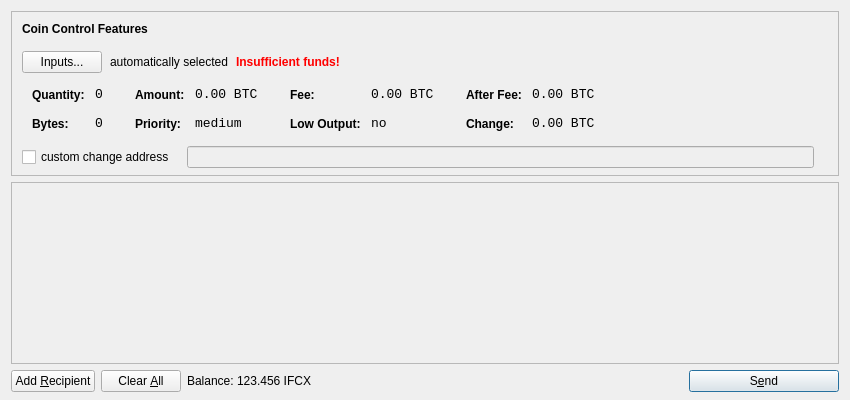
<?xml version="1.0" encoding="UTF-8"?>
<ui version="4.0">
 <class>SendCoinsDialog</class>
 <widget class="QDialog" name="SendCoinsDialog">
  <property name="geometry">
   <rect>
    <x>0</x>
    <y>0</y>
    <width>850</width>
    <height>400</height>
   </rect>
  </property>
  <property name="windowTitle">
   <string>Send Coins</string>
  </property>
  <layout class="QVBoxLayout" name="verticalLayout" stretch="0,1,0">
   <property name="bottomMargin">
    <number>8</number>
   </property>
   <item>
    <widget class="QFrame" name="frameCoinControl">
     <property name="sizePolicy">
      <sizepolicy hsizetype="Expanding" vsizetype="Expanding">
       <horstretch>0</horstretch>
       <verstretch>0</verstretch>
      </sizepolicy>
     </property>
     <property name="maximumSize">
      <size>
       <width>16777215</width>
       <height>16777215</height>
      </size>
     </property>
     <property name="frameShape">
      <enum>QFrame::StyledPanel</enum>
     </property>
     <property name="frameShadow">
      <enum>QFrame::Sunken</enum>
     </property>
     <layout class="QVBoxLayout" name="verticalLayoutCoinControl2">
      <property name="spacing">
       <number>-1</number>
      </property>
      <property name="leftMargin">
       <number>0</number>
      </property>
      <property name="topMargin">
       <number>0</number>
      </property>
      <property name="rightMargin">
       <number>0</number>
      </property>
      <property name="bottomMargin">
       <number>6</number>
      </property>
      <item>
       <layout class="QVBoxLayout" name="verticalLayoutCoinControl" stretch="0,0,0,0,1">
        <property name="spacing">
         <number>0</number>
        </property>
        <property name="leftMargin">
         <number>10</number>
        </property>
        <property name="topMargin">
         <number>10</number>
        </property>
        <item>
         <layout class="QHBoxLayout" name="horizontalLayoutCoinControl1">
          <property name="bottomMargin">
           <number>15</number>
          </property>
          <item>
           <widget class="QLabel" name="labelCoinControlFeatures">
            <property name="sizePolicy">
             <sizepolicy hsizetype="Preferred" vsizetype="Maximum">
              <horstretch>0</horstretch>
              <verstretch>0</verstretch>
             </sizepolicy>
            </property>
            <property name="font">
             <font>
              <weight>75</weight>
              <bold>true</bold>
             </font>
            </property>
            <property name="styleSheet">
             <string notr="true">font-weight:bold;</string>
            </property>
            <property name="text">
             <string>Coin Control Features</string>
            </property>
           </widget>
          </item>
         </layout>
        </item>
        <item>
         <layout class="QHBoxLayout" name="horizontalLayoutCoinControl2" stretch="0,0,0,0">
          <property name="spacing">
           <number>8</number>
          </property>
          <property name="bottomMargin">
           <number>10</number>
          </property>
          <item>
           <widget class="QPushButton" name="pushButtonCoinControl">
            <property name="styleSheet">
             <string notr="true"/>
            </property>
            <property name="text">
             <string>Inputs...</string>
            </property>
           </widget>
          </item>
          <item>
           <widget class="QLabel" name="labelCoinControlAutomaticallySelected">
            <property name="text">
             <string>automatically selected</string>
            </property>
            <property name="margin">
             <number>5</number>
            </property>
           </widget>
          </item>
          <item>
           <widget class="QLabel" name="labelCoinControlInsuffFunds">
            <property name="font">
             <font>
              <weight>75</weight>
              <bold>true</bold>
             </font>
            </property>
            <property name="styleSheet">
             <string notr="true">color:red;font-weight:bold;</string>
            </property>
            <property name="text">
             <string>Insufficient funds!</string>
            </property>
            <property name="margin">
             <number>5</number>
            </property>
           </widget>
          </item>
          <item>
           <spacer name="horizontalSpacerCoinControl">
            <property name="orientation">
             <enum>Qt::Horizontal</enum>
            </property>
            <property name="sizeHint" stdset="0">
             <size>
              <width>40</width>
              <height>1</height>
             </size>
            </property>
           </spacer>
          </item>
         </layout>
        </item>
        <item>
         <widget class="QWidget" name="widgetCoinControl" native="true">
          <property name="sizePolicy">
           <sizepolicy hsizetype="Preferred" vsizetype="Preferred">
            <horstretch>0</horstretch>
            <verstretch>0</verstretch>
           </sizepolicy>
          </property>
          <property name="minimumSize">
           <size>
            <width>0</width>
            <height>0</height>
           </size>
          </property>
          <property name="styleSheet">
           <string notr="true"/>
          </property>
          <layout class="QHBoxLayout" name="horizontalLayoutCoinControl5">
           <property name="margin">
            <number>0</number>
           </property>
           <item>
            <layout class="QHBoxLayout" name="horizontalLayoutCoinControl3" stretch="0,0,0,1">
             <property name="spacing">
              <number>20</number>
             </property>
             <property name="topMargin">
              <number>0</number>
             </property>
             <property name="bottomMargin">
              <number>10</number>
             </property>
             <item>
              <layout class="QFormLayout" name="formLayoutCoinControl1">
               <property name="horizontalSpacing">
                <number>10</number>
               </property>
               <property name="verticalSpacing">
                <number>14</number>
               </property>
               <property name="leftMargin">
                <number>10</number>
               </property>
               <property name="topMargin">
                <number>4</number>
               </property>
               <property name="rightMargin">
                <number>6</number>
               </property>
               <item row="0" column="0">
                <widget class="QLabel" name="labelCoinControlQuantityText">
                 <property name="styleSheet">
                  <string notr="true">font-weight:bold;</string>
                 </property>
                 <property name="text">
                  <string>Quantity:</string>
                 </property>
                 <property name="margin">
                  <number>0</number>
                 </property>
                </widget>
               </item>
               <item row="0" column="1">
                <widget class="QLabel" name="labelCoinControlQuantity">
                 <property name="font">
                  <font>
                   <family>Monospace</family>
                   <pointsize>10</pointsize>
                  </font>
                 </property>
                 <property name="cursor">
                  <cursorShape>IBeamCursor</cursorShape>
                 </property>
                 <property name="contextMenuPolicy">
                  <enum>Qt::ActionsContextMenu</enum>
                 </property>
                 <property name="text">
                  <string notr="true">0</string>
                 </property>
                 <property name="margin">
                  <number>0</number>
                 </property>
                 <property name="textInteractionFlags">
                  <set>Qt::LinksAccessibleByMouse|Qt::TextSelectableByKeyboard|Qt::TextSelectableByMouse</set>
                 </property>
                </widget>
               </item>
               <item row="1" column="0">
                <widget class="QLabel" name="labelCoinControlBytesText">
                 <property name="styleSheet">
                  <string notr="true">font-weight:bold;</string>
                 </property>
                 <property name="text">
                  <string>Bytes:</string>
                 </property>
                </widget>
               </item>
               <item row="1" column="1">
                <widget class="QLabel" name="labelCoinControlBytes">
                 <property name="font">
                  <font>
                   <family>Monospace</family>
                   <pointsize>10</pointsize>
                  </font>
                 </property>
                 <property name="cursor">
                  <cursorShape>IBeamCursor</cursorShape>
                 </property>
                 <property name="contextMenuPolicy">
                  <enum>Qt::ActionsContextMenu</enum>
                 </property>
                 <property name="text">
                  <string notr="true">0</string>
                 </property>
                 <property name="textInteractionFlags">
                  <set>Qt::LinksAccessibleByMouse|Qt::TextSelectableByKeyboard|Qt::TextSelectableByMouse</set>
                 </property>
                </widget>
               </item>
              </layout>
             </item>
             <item>
              <layout class="QFormLayout" name="formLayoutCoinControl2">
               <property name="horizontalSpacing">
                <number>10</number>
               </property>
               <property name="verticalSpacing">
                <number>14</number>
               </property>
               <property name="leftMargin">
                <number>6</number>
               </property>
               <property name="topMargin">
                <number>4</number>
               </property>
               <property name="rightMargin">
                <number>6</number>
               </property>
               <item row="0" column="0">
                <widget class="QLabel" name="labelCoinControlAmountText">
                 <property name="styleSheet">
                  <string notr="true">font-weight:bold;</string>
                 </property>
                 <property name="text">
                  <string>Amount:</string>
                 </property>
                 <property name="margin">
                  <number>0</number>
                 </property>
                </widget>
               </item>
               <item row="0" column="1">
                <widget class="QLabel" name="labelCoinControlAmount">
                 <property name="font">
                  <font>
                   <family>Monospace</family>
                   <pointsize>10</pointsize>
                  </font>
                 </property>
                 <property name="cursor">
                  <cursorShape>IBeamCursor</cursorShape>
                 </property>
                 <property name="contextMenuPolicy">
                  <enum>Qt::ActionsContextMenu</enum>
                 </property>
                 <property name="text">
                  <string notr="true">0.00 BTC</string>
                 </property>
                 <property name="textInteractionFlags">
                  <set>Qt::LinksAccessibleByMouse|Qt::TextSelectableByKeyboard|Qt::TextSelectableByMouse</set>
                 </property>
                </widget>
               </item>
               <item row="1" column="0">
                <widget class="QLabel" name="labelCoinControlPriorityText">
                 <property name="styleSheet">
                  <string notr="true">font-weight:bold;</string>
                 </property>
                 <property name="text">
                  <string>Priority:</string>
                 </property>
                </widget>
               </item>
               <item row="1" column="1">
                <widget class="QLabel" name="labelCoinControlPriority">
                 <property name="font">
                  <font>
                   <family>Monospace</family>
                   <pointsize>10</pointsize>
                  </font>
                 </property>
                 <property name="cursor">
                  <cursorShape>IBeamCursor</cursorShape>
                 </property>
                 <property name="contextMenuPolicy">
                  <enum>Qt::ActionsContextMenu</enum>
                 </property>
                 <property name="text">
                  <string>medium</string>
                 </property>
                 <property name="textInteractionFlags">
                  <set>Qt::LinksAccessibleByMouse|Qt::TextSelectableByKeyboard|Qt::TextSelectableByMouse</set>
                 </property>
                </widget>
               </item>
              </layout>
             </item>
             <item>
              <layout class="QFormLayout" name="formLayoutCoinControl3">
               <property name="horizontalSpacing">
                <number>10</number>
               </property>
               <property name="verticalSpacing">
                <number>14</number>
               </property>
               <property name="leftMargin">
                <number>6</number>
               </property>
               <property name="topMargin">
                <number>4</number>
               </property>
               <property name="rightMargin">
                <number>6</number>
               </property>
               <item row="0" column="0">
                <widget class="QLabel" name="labelCoinControlFeeText">
                 <property name="styleSheet">
                  <string notr="true">font-weight:bold;</string>
                 </property>
                 <property name="text">
                  <string>Fee:</string>
                 </property>
                 <property name="margin">
                  <number>0</number>
                 </property>
                </widget>
               </item>
               <item row="0" column="1">
                <widget class="QLabel" name="labelCoinControlFee">
                 <property name="font">
                  <font>
                   <family>Monospace</family>
                   <pointsize>10</pointsize>
                  </font>
                 </property>
                 <property name="cursor">
                  <cursorShape>IBeamCursor</cursorShape>
                 </property>
                 <property name="contextMenuPolicy">
                  <enum>Qt::ActionsContextMenu</enum>
                 </property>
                 <property name="text">
                  <string notr="true">0.00 BTC</string>
                 </property>
                 <property name="textInteractionFlags">
                  <set>Qt::LinksAccessibleByMouse|Qt::TextSelectableByKeyboard|Qt::TextSelectableByMouse</set>
                 </property>
                </widget>
               </item>
               <item row="1" column="0">
                <widget class="QLabel" name="labelCoinControlLowOutputText">
                 <property name="styleSheet">
                  <string notr="true">font-weight:bold;</string>
                 </property>
                 <property name="text">
                  <string>Low Output:</string>
                 </property>
                </widget>
               </item>
               <item row="1" column="1">
                <widget class="QLabel" name="labelCoinControlLowOutput">
                 <property name="font">
                  <font>
                   <family>Monospace</family>
                   <pointsize>10</pointsize>
                  </font>
                 </property>
                 <property name="cursor">
                  <cursorShape>IBeamCursor</cursorShape>
                 </property>
                 <property name="contextMenuPolicy">
                  <enum>Qt::ActionsContextMenu</enum>
                 </property>
                 <property name="text">
                  <string>no</string>
                 </property>
                 <property name="textInteractionFlags">
                  <set>Qt::LinksAccessibleByMouse|Qt::TextSelectableByKeyboard|Qt::TextSelectableByMouse</set>
                 </property>
                </widget>
               </item>
              </layout>
             </item>
             <item>
              <layout class="QFormLayout" name="formLayoutCoinControl4">
               <property name="horizontalSpacing">
                <number>10</number>
               </property>
               <property name="verticalSpacing">
                <number>14</number>
               </property>
               <property name="leftMargin">
                <number>6</number>
               </property>
               <property name="topMargin">
                <number>4</number>
               </property>
               <property name="rightMargin">
                <number>6</number>
               </property>
               <item row="0" column="0">
                <widget class="QLabel" name="labelCoinControlAfterFeeText">
                 <property name="styleSheet">
                  <string notr="true">font-weight:bold;</string>
                 </property>
                 <property name="text">
                  <string>After Fee:</string>
                 </property>
                 <property name="margin">
                  <number>0</number>
                 </property>
                </widget>
               </item>
               <item row="0" column="1">
                <widget class="QLabel" name="labelCoinControlAfterFee">
                 <property name="font">
                  <font>
                   <family>Monospace</family>
                   <pointsize>10</pointsize>
                  </font>
                 </property>
                 <property name="cursor">
                  <cursorShape>IBeamCursor</cursorShape>
                 </property>
                 <property name="contextMenuPolicy">
                  <enum>Qt::ActionsContextMenu</enum>
                 </property>
                 <property name="text">
                  <string notr="true">0.00 BTC</string>
                 </property>
                 <property name="textInteractionFlags">
                  <set>Qt::LinksAccessibleByMouse|Qt::TextSelectableByKeyboard|Qt::TextSelectableByMouse</set>
                 </property>
                </widget>
               </item>
               <item row="1" column="0">
                <widget class="QLabel" name="labelCoinControlChangeText">
                 <property name="styleSheet">
                  <string notr="true">font-weight:bold;</string>
                 </property>
                 <property name="text">
                  <string>Change:</string>
                 </property>
                </widget>
               </item>
               <item row="1" column="1">
                <widget class="QLabel" name="labelCoinControlChange">
                 <property name="font">
                  <font>
                   <family>Monospace</family>
                   <pointsize>10</pointsize>
                  </font>
                 </property>
                 <property name="cursor">
                  <cursorShape>IBeamCursor</cursorShape>
                 </property>
                 <property name="contextMenuPolicy">
                  <enum>Qt::ActionsContextMenu</enum>
                 </property>
                 <property name="text">
                  <string notr="true">0.00 BTC</string>
                 </property>
                 <property name="textInteractionFlags">
                  <set>Qt::LinksAccessibleByMouse|Qt::TextSelectableByKeyboard|Qt::TextSelectableByMouse</set>
                 </property>
                </widget>
               </item>
              </layout>
             </item>
            </layout>
           </item>
          </layout>
         </widget>
        </item>
        <item>
         <layout class="QHBoxLayout" name="horizontalLayoutCoinControl4" stretch="0,0,0">
          <property name="spacing">
           <number>12</number>
          </property>
          <property name="sizeConstraint">
           <enum>QLayout::SetDefaultConstraint</enum>
          </property>
          <property name="topMargin">
           <number>5</number>
          </property>
          <property name="rightMargin">
           <number>5</number>
          </property>
          <item>
           <widget class="QCheckBox" name="checkBoxCoinControlChange">
            <property name="text">
             <string>custom change address</string>
            </property>
           </widget>
          </item>
          <item>
           <widget class="QLineEdit" name="lineEditCoinControlChange">
            <property name="enabled">
             <bool>false</bool>
            </property>
            <property name="sizePolicy">
             <sizepolicy hsizetype="Expanding" vsizetype="Fixed">
              <horstretch>0</horstretch>
              <verstretch>0</verstretch>
             </sizepolicy>
            </property>
           </widget>
          </item>
          <item>
           <widget class="QLabel" name="labelCoinControlChangeLabel">
            <property name="sizePolicy">
             <sizepolicy hsizetype="Preferred" vsizetype="Expanding">
              <horstretch>0</horstretch>
              <verstretch>0</verstretch>
             </sizepolicy>
            </property>
            <property name="minimumSize">
             <size>
              <width>0</width>
              <height>0</height>
             </size>
            </property>
            <property name="text">
             <string/>
            </property>
            <property name="margin">
             <number>3</number>
            </property>
           </widget>
          </item>
         </layout>
        </item>
        <item>
         <spacer name="verticalSpacerCoinControl">
          <property name="orientation">
           <enum>Qt::Vertical</enum>
          </property>
          <property name="sizeHint" stdset="0">
           <size>
            <width>800</width>
            <height>1</height>
           </size>
          </property>
         </spacer>
        </item>
       </layout>
      </item>
     </layout>
    </widget>
   </item>
   <item>
    <widget class="QScrollArea" name="scrollArea">
     <property name="widgetResizable">
      <bool>true</bool>
     </property>
     <widget class="QWidget" name="scrollAreaWidgetContents">
      <property name="geometry">
       <rect>
        <x>0</x>
        <y>0</y>
        <width>830</width>
        <height>165</height>
       </rect>
      </property>
      <layout class="QVBoxLayout" name="verticalLayout_2">
       <property name="margin">
        <number>0</number>
       </property>
       <item>
        <layout class="QVBoxLayout" name="entries">
         <property name="spacing">
          <number>6</number>
         </property>
        </layout>
       </item>
       <item>
        <spacer name="verticalSpacer">
         <property name="orientation">
          <enum>Qt::Vertical</enum>
         </property>
         <property name="sizeHint" stdset="0">
          <size>
           <width>20</width>
           <height>40</height>
          </size>
         </property>
        </spacer>
       </item>
      </layout>
     </widget>
    </widget>
   </item>
   <item>
    <layout class="QHBoxLayout" name="horizontalLayout">
     <item>
      <widget class="QPushButton" name="addButton">
       <property name="toolTip">
        <string>Send to multiple recipients at once</string>
       </property>
       <property name="text">
        <string>Add &amp;Recipient</string>
       </property>
       <property name="icon">
        <iconset resource="../bitcoin.qrc">
         <normaloff>:/icons/add</normaloff>:/icons/add</iconset>
       </property>
       <property name="autoDefault">
        <bool>false</bool>
       </property>
      </widget>
     </item>
     <item>
      <widget class="QPushButton" name="clearButton">
       <property name="sizePolicy">
        <sizepolicy hsizetype="Minimum" vsizetype="Fixed">
         <horstretch>0</horstretch>
         <verstretch>0</verstretch>
        </sizepolicy>
       </property>
       <property name="toolTip">
        <string>Remove all transaction fields</string>
       </property>
       <property name="text">
        <string>Clear &amp;All</string>
       </property>
       <property name="icon">
        <iconset resource="../bitcoin.qrc">
         <normaloff>:/icons/remove</normaloff>:/icons/remove</iconset>
       </property>
       <property name="autoRepeatDelay">
        <number>300</number>
       </property>
       <property name="autoDefault">
        <bool>false</bool>
       </property>
      </widget>
     </item>
     <item>
      <layout class="QHBoxLayout" name="horizontalLayout_2">
       <property name="spacing">
        <number>3</number>
       </property>
       <item>
        <widget class="QLabel" name="label">
         <property name="text">
          <string>Balance:</string>
         </property>
        </widget>
       </item>
       <item>
        <widget class="QLabel" name="labelBalance">
         <property name="cursor">
          <cursorShape>IBeamCursor</cursorShape>
         </property>
         <property name="text">
          <string>123.456 IFCX</string>
         </property>
         <property name="textInteractionFlags">
          <set>Qt::LinksAccessibleByMouse|Qt::TextSelectableByKeyboard|Qt::TextSelectableByMouse</set>
         </property>
        </widget>
       </item>
      </layout>
     </item>
     <item>
      <spacer name="horizontalSpacer">
       <property name="orientation">
        <enum>Qt::Horizontal</enum>
       </property>
       <property name="sizeHint" stdset="0">
        <size>
         <width>40</width>
         <height>20</height>
        </size>
       </property>
      </spacer>
     </item>
     <item>
      <widget class="QPushButton" name="sendButton">
       <property name="minimumSize">
        <size>
         <width>150</width>
         <height>0</height>
        </size>
       </property>
       <property name="toolTip">
        <string>Confirm the send action</string>
       </property>
       <property name="text">
        <string>S&amp;end</string>
       </property>
       <property name="icon">
        <iconset resource="../bitcoin.qrc">
         <normaloff>:/icons/send</normaloff>:/icons/send</iconset>
       </property>
       <property name="default">
        <bool>true</bool>
       </property>
      </widget>
     </item>
    </layout>
   </item>
  </layout>
 </widget>
 <resources>
  <include location="../bitcoin.qrc"/>
 </resources>
 <connections/>
</ui>
